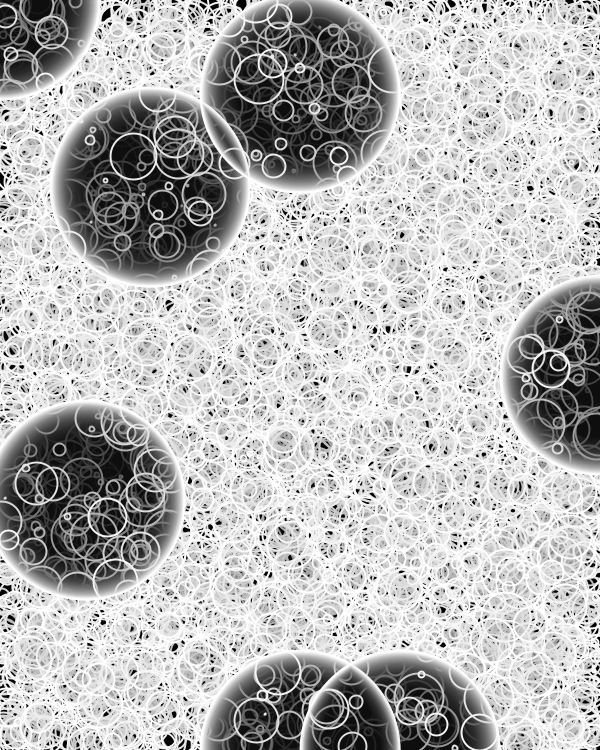
Frame 1 (no input)
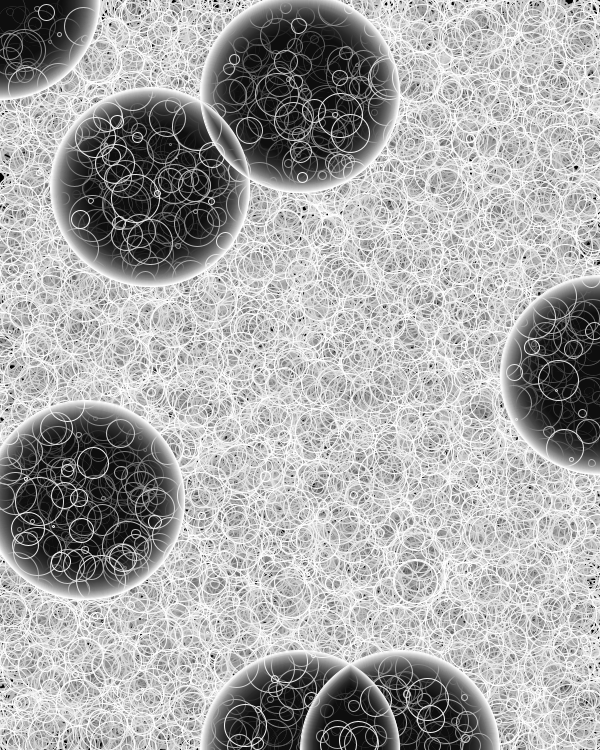
Frame 2 (the mouse pressed at the canvas centre, redrawn once)

The Processing sketch that drew these frames (run headless with seeded random() and noise(); the mouse was pressed at the canvas centre and the sketch redrawn once):

// Processing sketch: processing_186640
// ── processing_186640.pde

/*-----------------------------
Using Functions
certain bubbles in fixed spots and all the rest 
are not constrained and give a random picture each time

Created Feb 16, 2015
By Lauren Alman
contact alman.5@osu.edu
Modified February 18, 2015

project URL
-----------------------------*/
void setup()
{
  size(600,750); 
  background(0);
  smooth();  
}


void draw()
{
Bubbles();
}

void Bubbles()
{
 fill(0,9);
 strokeWeight(random(.01,3));                                                                   
 frameRate(800);                                                                                                                                              stroke(255);                      
  
  for(int i = 0; i < 200; i++)
  {
    for (int j = 0; j < 50; j++)
    {
      ellipse(random(600),random(750),j,j);
    }
    ellipse(0,0,i,i);
    //top left corner
    ellipse(width,height/2,i,i);
    //mid right side
    ellipse(width/2,height,i,i);
    //bottom middle edge
    ellipse(width/4,height/4,i,i);
    //middle top bubble
    ellipse(width/2,height/8,i,i);
    //bottom slightly right
    ellipse(width/1.5,height,i,i);
    //middle left
    ellipse(width/7,height/1.5,i,i);
    
  }

   noLoop(); 
}
